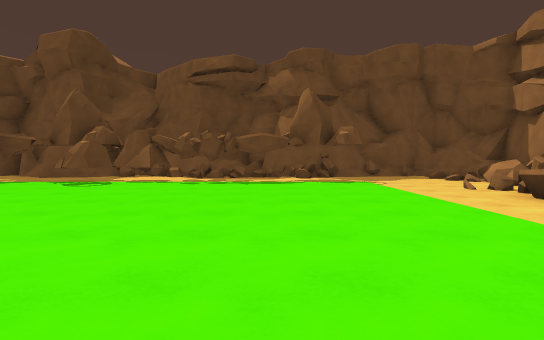
View 1 (above)

16 first-person views from a walk through a 3-D level made in the Unity game engine. The camera is 1.2 m above the floor, tilts 2° down and sees 80° across. The floor is counted in squares, 2 m on a side. Each view is taken from the middle of a square. On the plan, view 1 faces up. The plan holds only what a view shows up to about 10 squares ahead; the rest is blank. The place goes on beyond the plan. Some animated figures are not drawn. Surface patterns are stand-ins for the level's own textures.

View 2
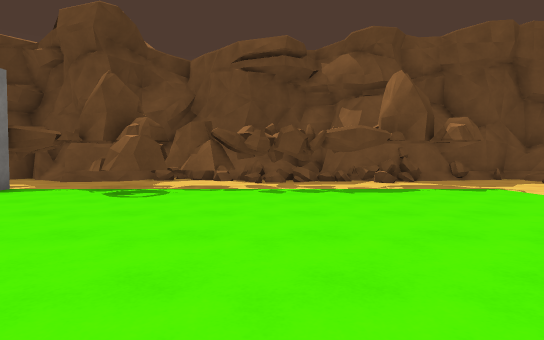

View 3
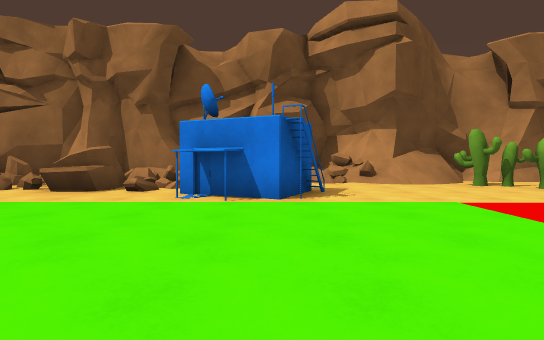

View 4
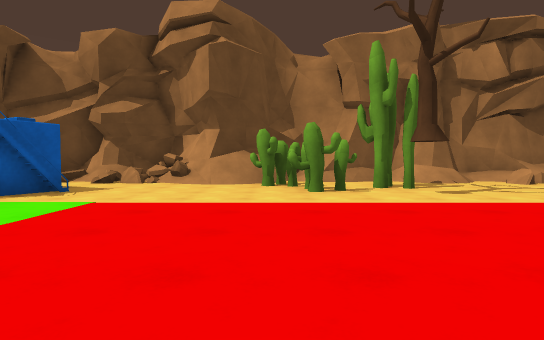

View 5
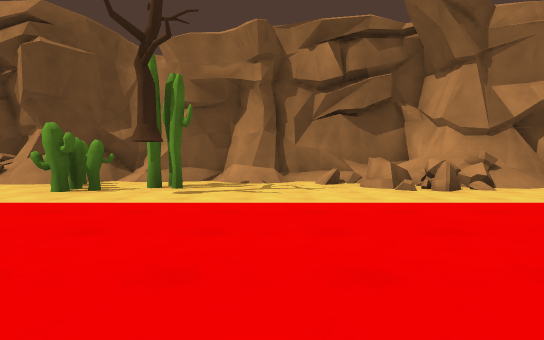

View 6
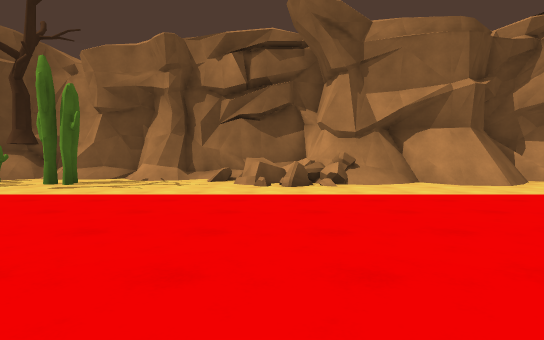

View 7
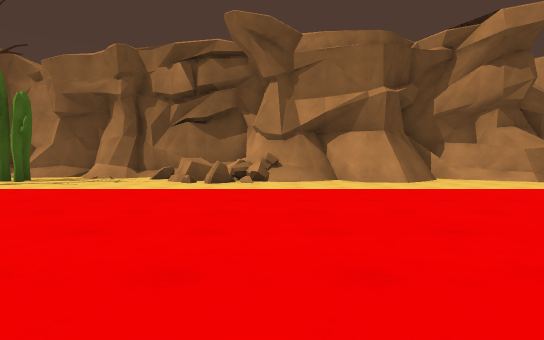

View 8
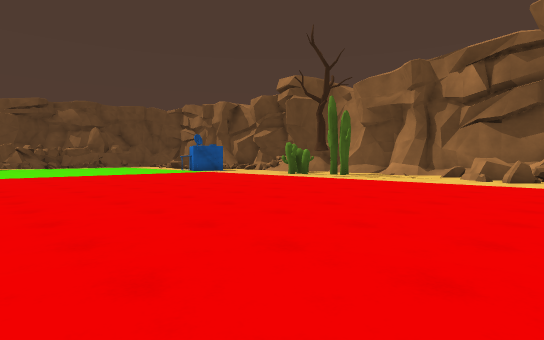

View 9
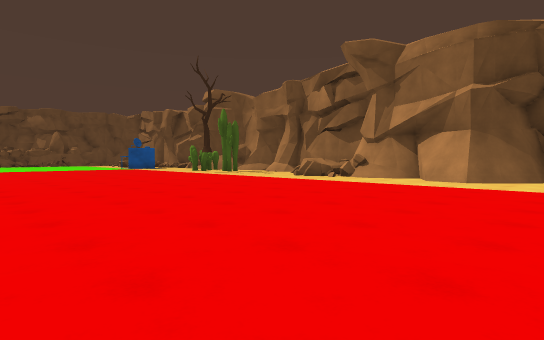

View 10
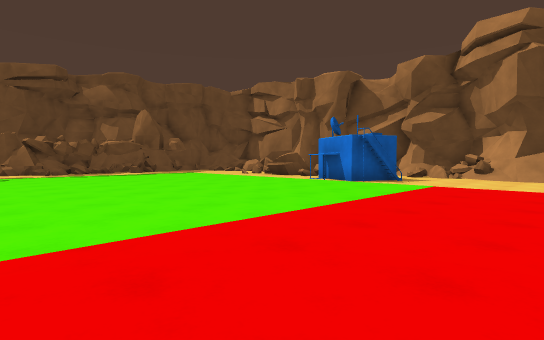

View 11
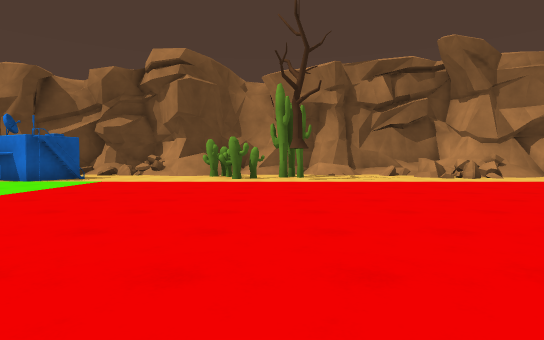

View 12
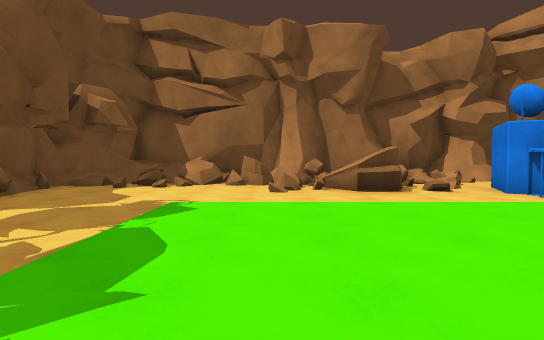

View 13
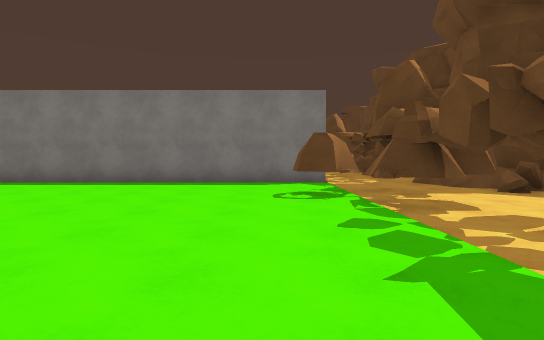

View 14
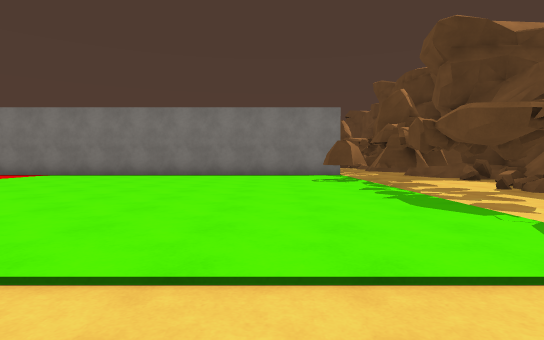

View 15
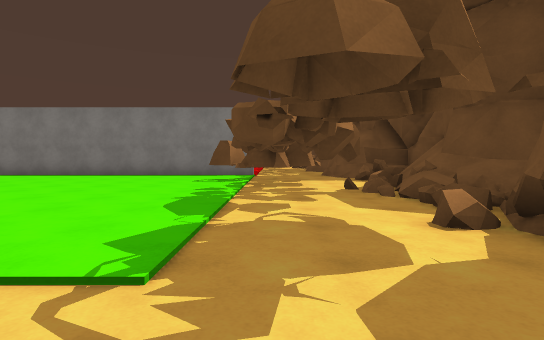

View 16
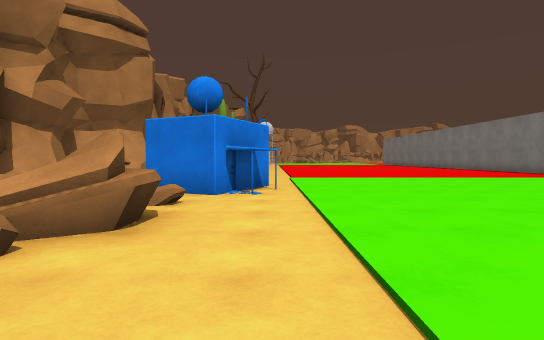

### Floor plan
Key: @ floor where view 1 was taken; # wall or solid block; . floor; / step, stairs or slope; = window, fence, low wall or low ledge; ^ raised ledge; R rock; B building; C cactus.
Columns run from 8 left of view 1 to 9 right of it. Each row starts with its distance up from view 1.
 12  ###=# =#########
 11 ###  ###.#R...#=#
 10 #RRRR###......==#
  9   RRRR##......=##
  8  #.RR.........###
  7  #...........=##
  6  #...........=#
  5  #..........=#=
  4  #...........##
  3  #...........##=#
  2  #.........BBB.##
  1  #.........BB...#
  0  #......@...B..=#
 -1   .............=##
 -2   ............/##
 -3    ...........//^
 -4    ...........C##
 -5    .........CC.##
 -6   .............##
 -7    ..........C./#
 -8    ............/#
 -9   .............##
-10   ............###
-11   ...........==#
-12   ...........=^#
-13   ............##
-14   ...........=##
-15    ...........#
-16    ...........#
-17    ..........##
-18    ..........##
-19    ...........#
-20    ......  ...#

Positions as (right, up) in squares from view 1, and headings:
1: (0, 0), facing up
2: (-2, 2), facing up
3: (-2, 1), facing right
4: (-2, -4), facing right
5: (-2, -9), facing right
6: (-3, -12), facing right
7: (-4, -14), facing right
8: (-6, -14), facing up-right
9: (-5, -20), facing up-right
10: (-5, -4), facing up-right
11: (-6, -6), facing right
12: (-2, 7), facing right
13: (1, 7), facing left
14: (4, 6), facing left
15: (4, 9), facing left
16: (3, 8), facing down
